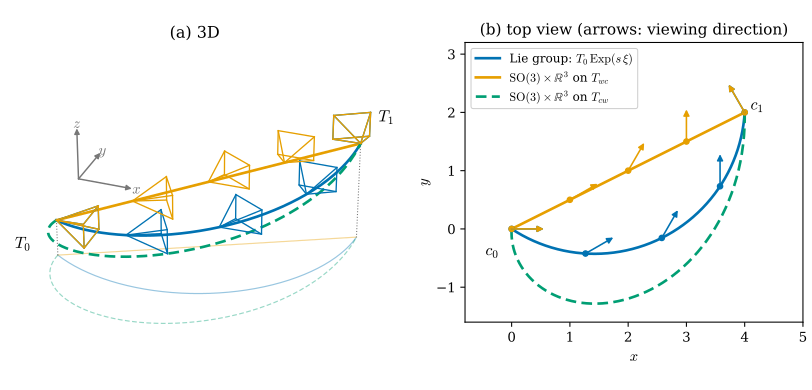

The script that saved this image:
"""Figure 28.4.2: three ways to interpolate between two camera poses; the camera center paths differ (Section 28.4).

Camera poses T_wc (OpenCV camera axes, world z up): T0 at c0 = (0, 0, 0) looking along +x; T1 at c1 = (4, 2, 1)
looking along R_z(120 deg) e_1. For 0 <= s <= 1:
  blue   : Lie-group interpolation  T(s) = T0 Exp(s Log(T0^{-1} T1))  (screw motion; the same curve whether one
           interpolates T_wc or T_cw, on the left or on the right)
  orange : SO(3) x R^3 on T_wc: R_wc(s) = SLERP, c(s) = (1 - s) c0 + s c1   (straight center)
  green  : SO(3) x R^3 on T_cw: R_cw(s) = SLERP, t_cw(s) linear; center c(s) = -R_cw(s)^T t_cw(s)  (dashed)
All three share the same rotations R(s). Camera frusta are drawn at s = 0, 0.25, 0.5, 0.75, 1 for blue and orange.
(a) 3D view, with faint shadows of the three center paths on the plane z = -0.6, dotted drop lines from c0 and c1
and small world x, y, z axes as orientation cues; (b) top view (world xy-plane). Also writes an interactive version.
Self-check: the three rotation paths coincide; the blue curve is invariant under inversion and under left/right
conventions; the orange curve is the geodesic of the left-invariant metric |omega_body|^2 + |c'|^2 and is the
shortest of the three in that metric; the screw axis is vertical (the rotation is about z).

Run from the project root:
``PYTHONPATH=tools python3 chapters/28-lie-groups-poses/figures/fig-28-4-2-se3-interpolation.py``
"""

import os
import pathlib
import sys

os.environ.setdefault("OMP_NUM_THREADS", "4")
os.environ.setdefault("OPENBLAS_NUM_THREADS", "4")
sys.path.insert(0, str(pathlib.Path(__file__).resolve().parents[1] / "lib"))
import dglie as L  # noqa: E402

import dgfig  # noqa: E402

dgfig.setup()

import matplotlib.pyplot as plt  # noqa: E402
import numpy as np  # noqa: E402

C = dgfig.COLORS


def cam_pose(center, yaw):
    f = np.array([np.cos(yaw), np.sin(yaw), 0.0])
    r = np.cross(f, [0, 0, 1.0])
    d = np.cross(f, r)
    return L.make_T(np.column_stack([r, d, f]), center)


T0 = cam_pose(np.zeros(3), 0.0)
T1 = cam_pose(np.array([4.0, 2.0, 1.0]), np.radians(120))
ss = np.linspace(0, 1, 201)
xi = L.logSE3(L.inv_T(T0) @ T1)
lie = [T0 @ L.expSE3(s * xi) for s in ss]
dR = L.logSO3(T0[:3, :3].T @ T1[:3, :3])
prod_wc = [L.make_T(T0[:3, :3] @ L.expSO3(s * dR), (1 - s) * T0[:3, 3] + s * T1[:3, 3]) for s in ss]
C0, C1 = L.inv_T(T0), L.inv_T(T1)
dRc = L.logSO3(C0[:3, :3].T @ C1[:3, :3])
prod_cw = [L.inv_T(L.make_T(C0[:3, :3] @ L.expSO3(s * dRc), (1 - s) * C0[:3, 3] + s * C1[:3, 3])) for s in ss]

for a, b, c in zip(lie, prod_wc, prod_cw):
    assert np.allclose(a[:3, :3], b[:3, :3], atol=1e-12) and np.allclose(b[:3, :3], c[:3, :3], atol=1e-12)
lie_cw = [L.inv_T(C0 @ L.expSE3(s * L.logSE3(L.inv_T(C0) @ C1))) for s in ss]
lie_left = [L.expSE3(s * L.logSE3(T1 @ L.inv_T(T0))) @ T0 for s in ss]
for a, b, c in zip(lie, lie_cw, lie_left):
    assert np.allclose(a, b, atol=1e-11) and np.allclose(a, c, atol=1e-11)


def length(Ts):
    tot = 0.0
    for A, Bm in zip(Ts[:-1], Ts[1:]):
        w = L.logSO3(A[:3, :3].T @ Bm[:3, :3])
        tot += np.sqrt(w @ w + np.sum((Bm[:3, 3] - A[:3, 3]) ** 2))
    return tot


lens = [length(lie), length(prod_wc), length(prod_cw)]
assert lens[1] < lens[0] and lens[1] < lens[2]
assert abs(lens[1] - np.sqrt(np.radians(120) ** 2 + 21.0)) < 1e-6
cl, cp, cc = (np.array([T[:3, 3] for T in X]) for X in (lie, prod_wc, prod_cw))
dev = [np.max(np.linalg.norm(np.cross(P - P[0], (P[-1] - P[0]) / np.linalg.norm(P[-1] - P[0])), axis=1))
       for P in (cl, cp, cc)]
print("lengths (lie, prod_wc, prod_cw):", np.round(lens, 4), " max deviation from the chord:", np.round(dev, 3))

W, H, D = 0.28, 0.2, 0.55
corners = np.array([[-W, -H, D], [W, -H, D], [W, H, D], [-W, H, D]])


def frustum_lines(T):
    cs = (T[:3, :3] @ corners.T).T + T[:3, 3]
    segs = [np.stack([T[:3, 3], q]) for q in cs] + [np.vstack([cs, cs[:1]])]
    return segs


marks = [0, 50, 100, 150, 200]
fig = plt.figure(figsize=(8.8, 4.3))
ax = dgfig.axes3d(fig, pos=121, elev=30, azim=-70)
ax.set_position([0.0, 0.03, 0.52, 0.92])
for P, col, ls, lab in [(cl, C["tangent"], "-", "Lie group (screw)"), (cp, C["accent"], "-", r"$\mathrm{SO}(3)\times\mathbb{R}^3$ on $T_{wc}$"),
                        (cc, C["third"], (0, (4, 2)), r"$\mathrm{SO}(3)\times\mathbb{R}^3$ on $T_{cw}$")]:
    ax.plot(*P.T, color=col, ls=ls, lw=2.0, zorder=5)
for X, col in [(lie, C["tangent"]), (prod_wc, C["accent"])]:
    for k in marks:
        for seg in frustum_lines(X[k]):
            ax.plot(*seg.T, color=col, lw=1.0, zorder=6)
ZG = -0.6                                  # ground plane for shadows and the world axes (orientation cues)
for P, col, ls in [(cl, C["tangent"], "-"), (cp, C["accent"], "-"), (cc, C["third"], (0, (4, 2)))]:
    ax.plot(P[:, 0], P[:, 1], np.full(len(P), ZG), color=col, ls=ls, lw=0.9, alpha=0.4, zorder=1)
for cpt in (cl[0], cl[-1]):
    ax.plot([cpt[0]] * 2, [cpt[1]] * 2, [cpt[2], ZG], color=C["aux"], lw=0.8, ls=":", zorder=1)
o3 = np.array([-0.6, 2.2, ZG])
for e, lab in zip(np.eye(3), [r"$x$", r"$y$", r"$z$"]):
    dgfig.arrow3d(ax, o3, 0.9 * e, role="aux", label=lab, lw=1.1, head=8, fontsize=11, zorder=2)
ax.text(*(cl[0] + np.array([-0.5, -0.4, -0.35])), r"$T_0$", fontsize=12)
ax.text(*(cl[-1] + np.array([0.2, 0.2, 0.3])), r"$T_1$", fontsize=12)
dgfig.equal_aspect(ax, np.vstack([cl, cp, cc, [[-0.7, -0.6, ZG], [4.5, 3.1, 1.4]]]), zoom=1.3)
ax.set_title("(a) 3D", fontsize=12, y=0.97)

bx = fig.add_axes([0.58, 0.14, 0.4, 0.76])
for P, col, ls, lab in [(cl, C["tangent"], "-", "Lie group: $T_0\\,\\mathrm{Exp}(s\\,\\xi)$"),
                        (cp, C["accent"], "-", r"$\mathrm{SO}(3)\times\mathbb{R}^3$ on $T_{wc}$"),
                        (cc, C["third"], (0, (4, 2)), r"$\mathrm{SO}(3)\times\mathbb{R}^3$ on $T_{cw}$")]:
    bx.plot(P[:, 0], P[:, 1], color=col, ls=ls, lw=2.0, label=lab)
for X, col in [(lie, C["tangent"]), (prod_wc, C["accent"])]:
    for k in marks:
        T = X[k]
        f = T[:3, 2]
        bx.annotate("", xy=T[:2, 3] + 0.55 * f[:2], xytext=T[:2, 3],
                    arrowprops=dict(arrowstyle="-|>", color=col, lw=1.2, mutation_scale=9, shrinkA=0, shrinkB=0))
        bx.plot(*T[:2, 3], "o", color=col, ms=4)
bx.text(-0.45, -0.45, r"$c_0$", fontsize=12)
bx.text(4.1, 2.05, r"$c_1$", fontsize=12)
bx.set_aspect("equal")
bx.set_xlim(-0.8, 5.0)
bx.set_ylim(-1.6, 3.2)
bx.set_xlabel(r"$x$")
bx.set_ylabel(r"$y$")
bx.legend(loc="upper left", fontsize=9, frameon=True, framealpha=0.95)
bx.set_title("(b) top view (arrows: viewing direction)", fontsize=11.5)

dgfig.save(fig, __file__)

# ---------------------------------------------------------------- interactive version
import plotly.graph_objects as go  # noqa: E402

tr = []
for P, col, dash, name in [(cl, "#0072B2", "solid", "Lie group (screw)"), (cp, "#E69F00", "solid", "SO(3)xR3 on T_wc"),
                           (cc, "#009E73", "dash", "SO(3)xR3 on T_cw")]:
    tr.append(go.Scatter3d(x=P[:, 0], y=P[:, 1], z=P[:, 2], mode="lines", line=dict(color=col, width=6, dash=dash),
                           name=name))
for X, col, name in [(lie, "#0072B2", "Lie group frusta"), (prod_wc, "#E69F00", "SO(3)xR3 (T_wc) frusta")]:
    xs, ys, zs = [], [], []
    for k in marks:
        for seg in frustum_lines(X[k]):
            xs += list(seg[:, 0]) + [None]
            ys += list(seg[:, 1]) + [None]
            zs += list(seg[:, 2]) + [None]
    tr.append(go.Scatter3d(x=xs, y=ys, z=zs, mode="lines", line=dict(color=col, width=3), name=name))
pfig = go.Figure(tr)
pfig.update_layout(scene=dict(aspectmode="data", xaxis_title="x", yaxis_title="y", zaxis_title="z"),
                   margin=dict(l=0, r=0, t=40, b=0),
                   title=dict(text="Interpolating T0 -> T1: Lie group (screw) vs SO(3)xR3 on T_wc vs on T_cw",
                              x=0.5, font=dict(size=13)))
out = pathlib.Path(__file__).with_name(pathlib.Path(__file__).stem + "-interactive.html")
pfig.write_html(out, include_plotlyjs="cdn", full_html=True, div_id="fig-28-4-2-interactive",
                config={"displaylogo": False})
print(f"saved {out}")
